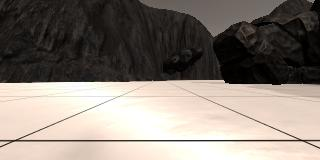
#> input picture calibration_images/example_grid1.jpg, 320 x 160 px
$ jupyter execute --allow-errors cvphase1.ipynb   (shell and % lines are left out)   (older library calls are emulated)
#> lines starting #> are read from the running program, lines starting #| are printed output that depends on the picture; after the words box and inside, x2 and y2 are one past the last pixel; in counts of white or black regions, pixels touching at a corner belong together
# Imports

[cell 1]
#%matplotlib qt # Choose %matplotlib qt to plot to an interactive window (note it may show up behind your browser)
# Make some of the relevant imports
import cv2 # OpenCV for perspective transform
import numpy as np
import matplotlib.image as mpimg
import matplotlib.pyplot as plt
import scipy.misc # For saving images as needed
import glob  # For reading in a list of images from a folder
import imageio

# Visulaizing Data

[cell 2]
path = './IMG/*'
img_list = glob.glob(path)
# Grab a random image and display it
#> (the rest of this cell did not finish here and is left out)

# Calibration

[cell 3]
# In the simulator you can toggle on a grid on the ground for calibration
# You can also toggle on the rock samples with the 0 (zero) key.
# Here's an example of the grid and one of the rocks
example_grid = './calibration_images/example_grid1.jpg'
example_rock = './calibration_images/example_rock1.jpg'
grid_img = mpimg.imread(example_grid)
#> grid_img is the input picture: shape (160, 320, 3); mean R, G, B 135.1, 126.3, 118.3
rock_img = mpimg.imread(example_rock)
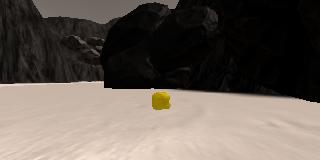
#> input picture calibration_images/example_rock1.jpg, 320 x 160 px
#> rock_img is the input picture: shape (160, 320, 3); mean R, G, B 102.3, 93, 85.2

fig = plt.figure(figsize=(12,3))
plt.subplot(121)
plt.imshow(grid_img)
plt.subplot(122)
plt.imshow(rock_img)
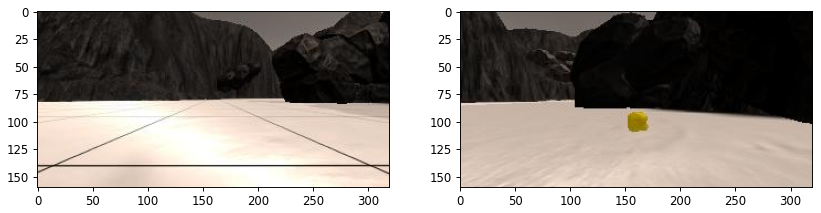
#> figure drawn by matplotlib, 2 panels

# Perspective Transform

[cell 4]
# Define a function to perform a perspective transform
# I've used the example grid image above to choose source points for the
# grid cell in front of the rover (each grid cell is 1 square meter in the sim)
# Define a function to perform a perspective transform
# [6 lines left out: function perspect_transform, not called in this run]


# Define calibration box in source (actual) and destination (desired) coordinates
# These source and destination points are defined to warp the image
# to a grid where each 10x10 pixel square represents 1 square meter
# The destination box will be 2*dst_size on each side
dst_size = 5
bottom_offset = 6
source = np.float32([[19,140],
                     [303,140],
                     [200,95],
                     [120,95]
                    ])
#> (the rest of this cell did not finish here and is left out)

# Color Thresholding

[cell 5]
# [15 lines left out: function color_thresh, not called in this run]

#> (the rest of this cell did not finish here and is left out)

#> (a cell that did not finish here is left out)

[cell 7]
def find_rocks(img,Rock_thresh=(100,100,60)):
#> called with Rock_thresh = (100, 100, 60)
    rockpix=((img[:,:,0]>Rock_thresh[0])\
            & (img[:,:,1]>Rock_thresh[1])\
            &(img[:,:,2]<Rock_thresh[2]))
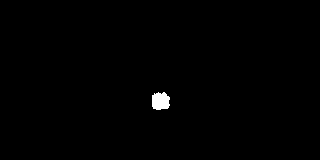
#> rockpix: shape (160, 320) bool; 0.53% white; 1 white region, box (x1, y1, x2, y2) and area: (152, 92, 170, 110) 269
    color_select=np.zeros_like(img[:,:,0])
    color_select[rockpix]=1

    return color_select
rock_map=find_rocks(rock_img)

fig=plt.figure(figsize=(12,3))
plt.subplot(121)
plt.imshow(rock_img)
plt.subplot(122)
plt.imshow(rock_map,cmap='gray')
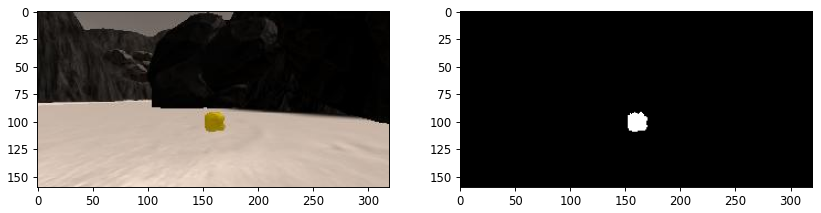
#> figure drawn by matplotlib, 2 panels

#> (a cell that did not finish here is left out)

# Coordinate Transformations

[cell 9]
# Define a function to convert from image coords to rover coords
# [49 lines left out: functions rover_coords, to_polar_coords, rotate_pix, translate_pix, pix_to_world, not called in this run]

# Grab another random image
#> (the rest of this cell did not finish here and is left out)

[cell 10]
fig = plt.figure(figsize=(12,9))

[cell 11]
import pandas as pd
# Change the path below to your data directory
# If you are in a locale (e.g., Europe) that uses ',' as the decimal separator
# change the '.' to ','
df = pd.read_csv('./robot_log.csv', delimiter=';', decimal='.')
#> (reads robot_log.csv from the repository)
